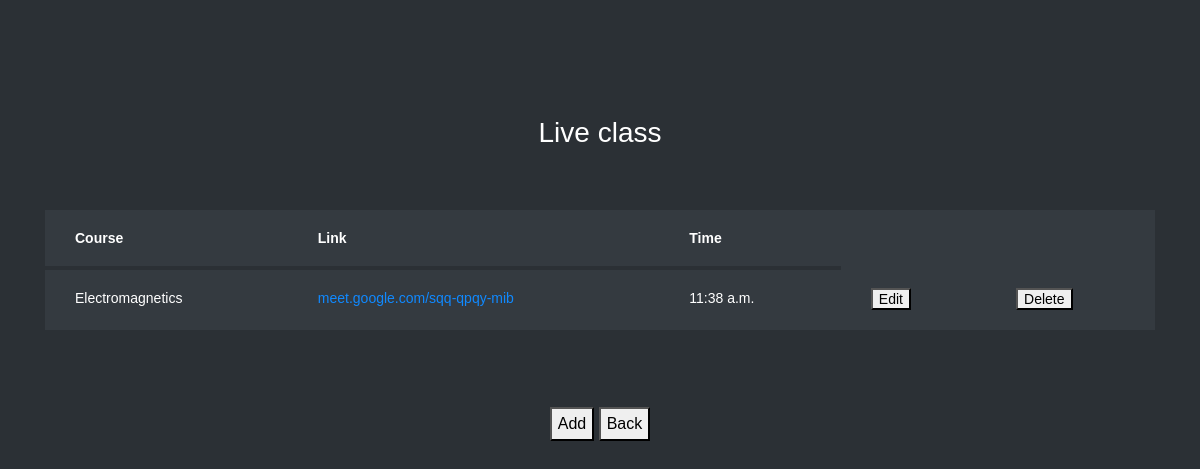
/live_class (signed in), run on the app's committed database.
### learn/models.py (models this page shows, shortened)
class Live(models.Model):
    ldate = models.TimeField(null=True)
    link = models.CharField(max_length = 200, null = True)
    enrol = models.ForeignKey(Enrollment, on_delete=models.SET_NULL, null=True, related_name='liv_to_enrol')
    liv_tea = models.ForeignKey(Registration, on_delete=models.SET_NULL, null=True, related_name='liv_to_tea_reg')

class Enrollment(models.Model):
    Pending_days = models.IntegerField(null=True)
    Enrollment_date = models.DateField(auto_now_add=True, null=True)
    Teacher_response = models.CharField(max_length=200, null=True)
    Course_completion_status = models.CharField(max_length=200, null=True)
    Payment_status = models.CharField(max_length=200, null=True)
    Certificate = models.FileField(null=True)
    notify = models.CharField(max_length=200, null = True)
    enrol_reg = models.ForeignKey(Registration, on_delete=models.SET_NULL, null = True, related_name = 'student_enrolled')
    enrol_tea = models.ForeignKey(Registration, on_delete=models.SET_NULL, null=True, related_name='teacher_teaching')
    enrol_cou = models.ForeignKey(Course, on_delete=models.CASCADE, null=True, related_name='course_enrolled')

class Course(models.Model):
    Course_title = models.CharField(max_length=200, null=True)
    Course_brief = models.TextField(null=True)
    Course_duration = models.IntegerField(null=True)
    Course_fee = models.FloatField(null=True)
    Language = models.CharField(max_length=200, null=True)
    cou_cat = models.ForeignKey(Category, on_delete=models.CASCADE, null=True,related_name = 'Course_to_category')
    cou_reg = models.ForeignKey(Registration, on_delete=models.SET_NULL, null=True, related_name = 'Course_to_registration')

### learn/views.py (the view)
# urls.py: path('live_class', learn.views.live_class, name='live_class'),
def live_class(request):
    gg = Registration.objects.get(id = request.session['logg'])
    livv = Live.objects.filter(liv_tea = gg)
    return render(request,'live_class.html',{'livv':livv})

### Template/live_class.html (shortened to what this page needs)
{% load static %}
<html lang="en">
  <head>
	<link rel="stylesheet" href="https://stackpath.bootstrapcdn.com/font-awesome/4.7.0/css/font-awesome.min.css">
	<link rel="stylesheet" href="{% static 'tabble/css/style.css' %}">
	</head>
	<body>
	<section class="ftco-section">
		<div class="container">
			<div class="row justify-content-center">
				<div class="col-md-6 text-center mb-5">
					<h2 class="heading-section">Live class</h2>
				</div>
			</div>
			{% if livv %}
			<div class="row">
				<div class="col-md-12">
					<div class="table-wrap">
						<table class="table table-bordered table-dark table-hover">
						  <thead>
						    <tr>
                                 <th>
                                   Course
                                </th>
                                <th>
                                   Link
                                </th>
                                <th>
                                   Time
                                </th>
						    </tr>
						  </thead>
						  <tbody>
						  {% for i in livv %}
						    <tr>
                                <td>
                                   {{i.enrol.enrol_cou.Course_title}}
                                </td>
                                <td>
                                   <a href="{{i.link}}">{{i.link}}</a>
                                </td>
                                <td>
                                   {{i.ldate}}
                                </td>
                                <td>
                                   <button type="submit" onclick="location.href='{% url 'edit_live' i.id %}'" name='t_h'>Edit</button>
                                </td>
                                <td>
                                   <button type="submit" onclick="location.href='{% url 'delete_live' i.id %}'" name='del'>Delete</button>
                                </td>
						    </tr>
						  {% endfor %}
						  </tbody>
						</table>
					</div>
				</div>
			</div>
			{% else %}
			<h1 align="center" style="color:blue">No live class added</h1>
			{% endif %}
		</div>
		<br><br>
		<div align="center">
             <button type="button" onclick="location.href='{% url 'add_live' %}'" name='mybtn2'>Add</button>
			<button type="button" onclick="location.href='{% url 'teacher_home' %}'" name='mybtn2'>Back</button>
		</div>
	</section>
	</body>
</html>

### data on the page
Live: enrol.enrol_cou.Course_title "Electromagnetics", link "meet.google.com/sqq-qpqy-mib", ldate "11:38 a.m."
